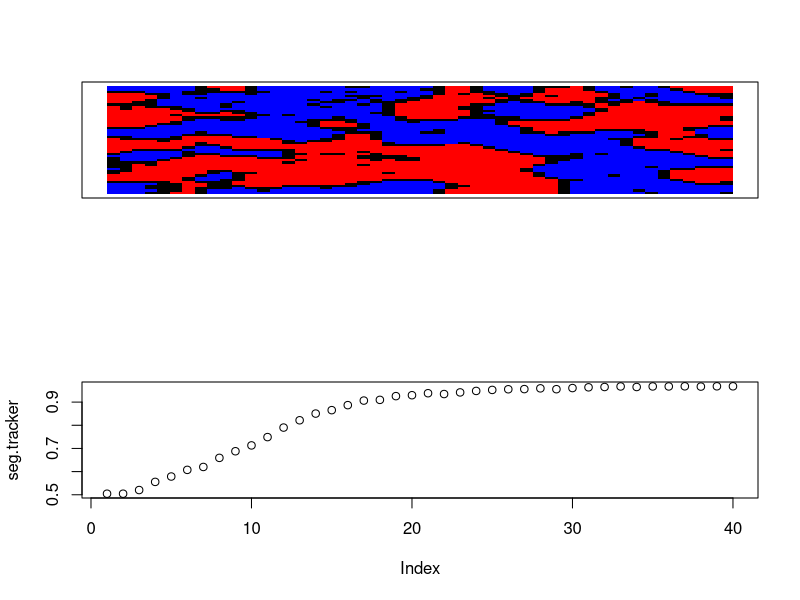

Source code (R):
# model parameters ####
rows <- 50 
cols <- 50
proportion.group.1 <- .5 # proportion of red agents
empty <- .2 # proportion of grid that will be empty space
min.similarity <- 5/8 # minimum proportion of neighbors that are the same type to not move

# create.grid ####
# generates a rows x column matrix and randomly places the initial population
# values in the matrix are either 0, 1, or 2
# if 0, the space is empty
# 1 and 2 represent the two different groups
create.grid <- function(rows, cols, proportion.group.1, empty){
  pop.size.group.1 <- (rows*cols)*(1-empty)*proportion.group.1
  pop.size.group.2 <- (rows*cols)*(1-empty)*(1-proportion.group.1)
  
  initial.population <- sample(c(
    rep(1, pop.size.group.1), 
    rep(2, pop.size.group.2), 
    rep(0, (rows*cols)-pop.size.group.1-pop.size.group.2)
  ))
  grid <- matrix(initial.population, nrow=rows, ncol=cols)
}

# visualize.grid ####
# outputs a visualization of the grid, with red squares representing group 1,
# blue squares group 2, and black squares empty locations.
visualize.grid <- function(grid){
  image(grid, col=c('black','red','blue'), xaxs=NULL, yaxs=NULL, xaxt='n', yaxt='n')
}

# empty.locations ####
# returns all the locations in the grid that are empty
# output is an N x 2 array, with N equal to the number of empty locations
# the 2 columns contain the row and column of the empty location.
empty.locations <- function(grid){
  return(which(grid==0, arr.ind=T))
}

# similarity.to.center ####
# takes a grid and the center.val of that grid and returns
# the proportion of cells that are the same as the center,
# ignoring empty cells. the center.val must be specified
# manually in case the grid has an even number of rows or 
# columns
similarity.to.center <- function(grid.subset, center.val){
  if(center.val == 0){ return(NA) }
  same <- sum(grid.subset==center.val) - 1
  not.same <- sum(grid.subset!=center.val) - sum(grid.subset==0)
  return(same/(same+not.same))
}

# segregation ####
# computes the proportion of neighbors who are from the same group
segregation <- function(grid){
  same.count <- 0
  diff.count <- 0
  for(row in 1:(nrow(grid)-1)){
    for(col in 1:(ncol(grid)-1)){
      if(grid[row,col] != 0 && grid[row+1,col+1] != 0){
        if(grid[row,col] != grid[row+1,col+1]){
          diff.count <- diff.count + 1
        } else {
          same.count <- same.count + 1
        }
      }
    }
  }
  return(same.count / (same.count + diff.count))
}

# unhappy.agents ####
# takes a grid and a minimum similarity threshold and computes
# a list of all of the agents that are unhappy with their 
# current location. the output is N x 2, with N equal to the
# number of unhappy agents and the columns representing the 
# location (row, col) of the unhappy agent in the grid
unhappy.agents <- function(grid, min.similarity){
  grid.copy <- grid
  for(row in 1:rows){
    for(col in 1:cols){
      similarity.score <- similarity.to.center(grid[max(0, row-1):min(rows,row+1), max(0,col-1):min(cols,col+1)], grid[row,col])
      if(is.na(similarity.score)){
        grid.copy[row,col] <- NA
      } else {
        grid.copy[row,col] <- similarity.score >= min.similarity
      }
    }
  }
  return(which(grid.copy==FALSE, arr.ind = T))
}

# one.round ####
# runs a single round of the simulation. the round starts by finding
# all of the unhappy agents and empty spaces. then unhappy agents are randomly
# assigned to a new empty location. a new grid is generated to reflect all of
# the moves that took place.
one.round <- function(grid, min.similarity){
  #newgrid = grid
  need2Move = unhappy.agents(grid,min.similarity) 
  empty.loc = empty.locations(grid)
  newLocations = empty.loc[sample(1:nrow(empty.loc),nrow(empty.loc), replace=FALSE), ]
  for (i in 1:nrow(newLocations)){
    if(i>nrow(need2Move)){ break; }
    empty.x = newLocations[i,1]
    empty.y = newLocations[i,2]
    unhappy.x = need2Move[i,1]
    unhappy.y = need2Move[i,2]
    grid[empty.x,empty.y] = grid[unhappy.x,unhappy.y]
    grid[unhappy.x,unhappy.y] = 0
  }
  return(grid)
}

# running the simulation ####
done <- FALSE # a variable to keep track of whether the simulation is complete
grid <- create.grid(rows, cols, proportion.group.1, empty)
seg.tracker <- c(segregation(grid)) # keeping a running tally of the segregation scores for each round
while(!done){
  new.grid <- one.round(grid, min.similarity) # run one round of the simulation, and store output in new.grid
  seg.tracker <- c(seg.tracker, segregation(grid)) # calculate segregation score and add to running list
  if(all(new.grid == grid)){ # check if the new.grid is identical to the last grid
    done <- TRUE # if it is, simulation is over -- no agents want to move
  } else {
    grid <- new.grid # otherwise, replace grid with new.grid, and loop again.
  }
}
layout(1:2) # change graphics device to have two plots
visualize.grid(grid) # show resulting grid
plot(seg.tracker) # plot segregation over time
